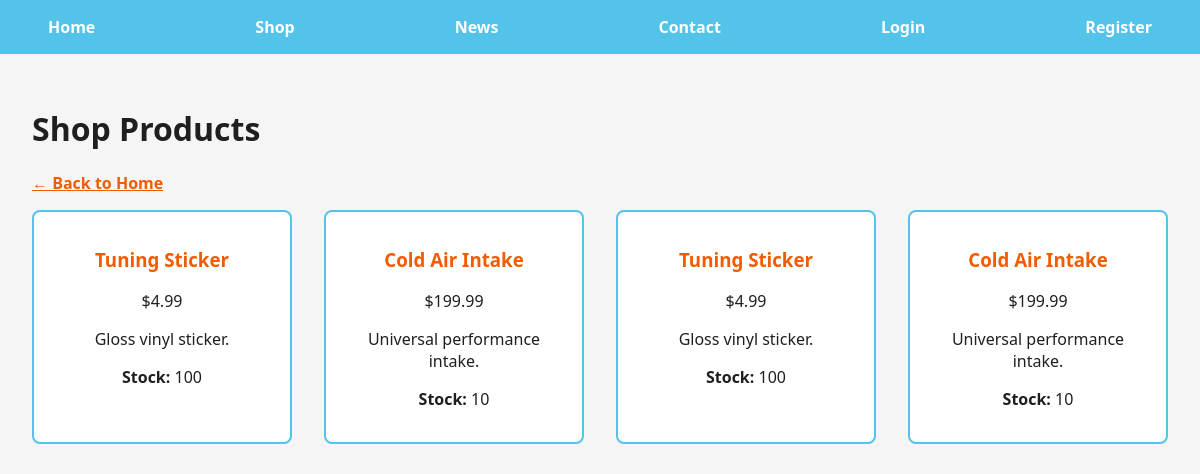
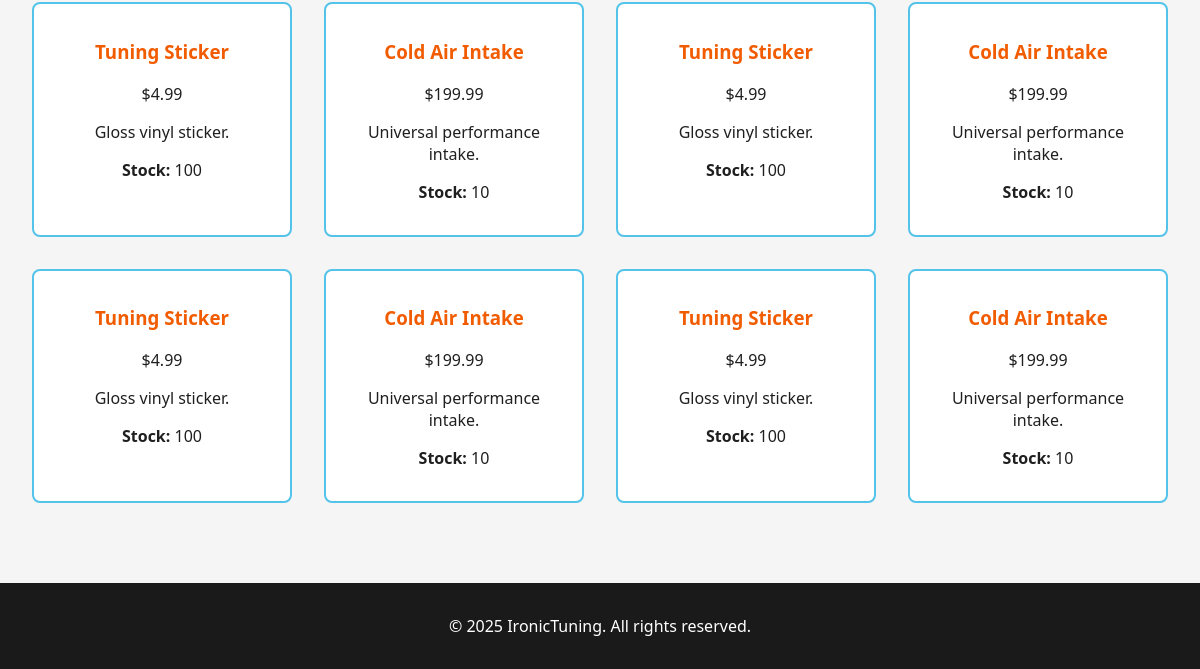
The page /shop on the database as committed earlier (2 pictures, top to bottom).
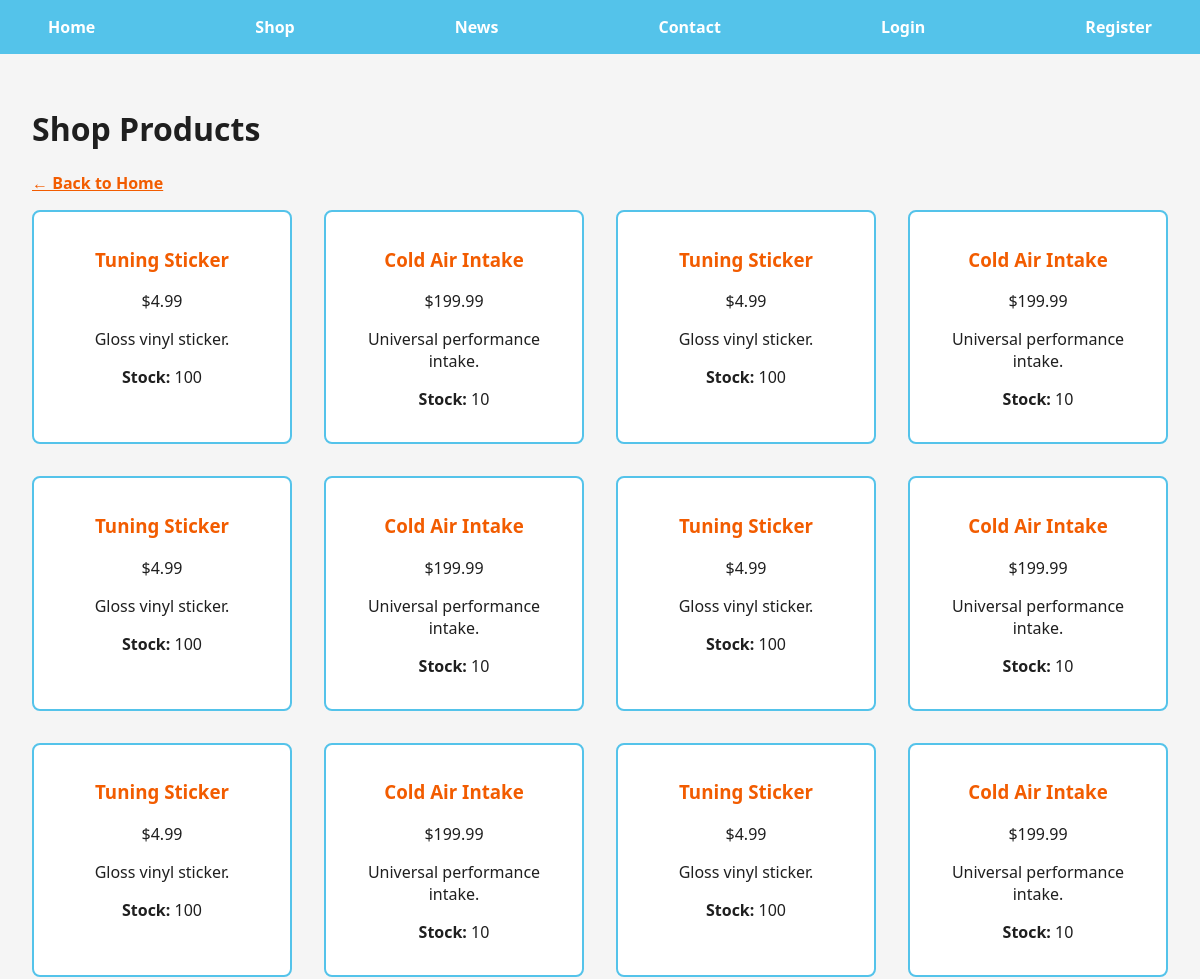
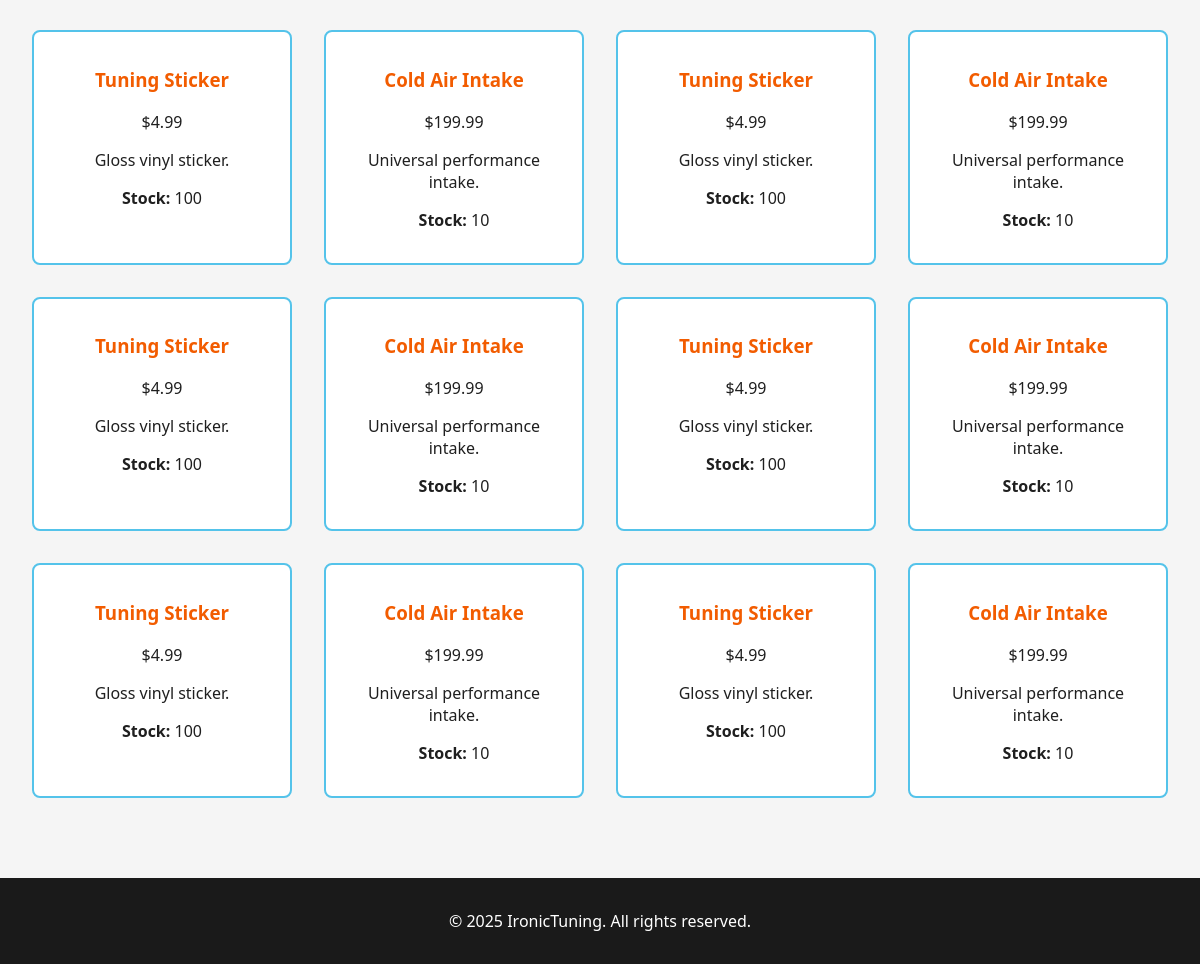
The same page on the database as committed later (2 pictures, top to bottom).
### models.py (models this page shows)
class Product(db.Model):
    id = db.Column(db.Integer, primary_key=True)
    name = db.Column(db.String(100))
    price = db.Column(db.Float)
    description = db.Column(db.String(300))
    stock = db.Column(db.Integer)
    category = db.Column(db.String(50))

### views.py (the view)
@app.route('/shop')
def shop():
    products = Product.query.all()
    return render_template('shop.html', products=products)

### templates/shop.html (shortened to what this page needs)
<!DOCTYPE html>
<html lang="en">
<head>
  <link rel="stylesheet" href="{{ url_for('static', filename='styles.css') }}">
</head>
<body>
  <nav>
    <a href="{{ url_for('home') }}">Home</a>
    <a href="{{ url_for('shop') }}">Shop</a>
    <a href="{{ url_for('news') }}">News</a>
    <a href="{{ url_for('contact') }}">Contact</a>
    <a href="{{ url_for('login') }}">Login</a>
    <a href="{{ url_for('register') }}">Register</a>
  </nav>
  <main>
    <h1>Shop Products</h1>
    <div style="margin-bottom: 1rem;">
      <a href="{{ url_for('home') }}" style="color: var(--gulf-orange); font-weight: bold;">← Back to Home</a>
    </div>
    <div class="product-grid">
      {% for item in products %}
      <div class="product-card">
        <h3>{{ item.name }}</h3>
        <p>${{ item.price }}</p>
        <p>{{ item.description }}</p>
        <p><strong>Stock:</strong> {{ item.stock }}</p>
      </div>
      {% endfor %}
    </div>
  </main>
  <footer>
    <p>&copy; 2025 IronicTuning. All rights reserved.</p>
  </footer>
</body>
</html>

### static/styles.css (style rules this page uses)
:root { --miami-blue: #54C3EA; --gulf-orange: #F25C00; --dark-gray: #1a1a1a; --light-gray: #f5f5f5; --text-light: #ffffff; --text-dark: #1f1f1f; }
body { margin: 0; font-family: 'Segoe UI', Tahoma, Geneva, Verdana, sans-serif; background-color: var(--light-gray); color: var(--text-dark); }
nav { background-color: var(--miami-blue); padding: 1rem 2rem; display: flex; justify-content: space-between; align-items: center; flex-wrap: wrap; }
nav a { color: white; margin: 0 1rem; text-decoration: none; font-weight: bold; }
main, section { padding: 2rem; }
.product-grid { display: grid; grid-template-columns: repeat(auto-fit, minmax(250px, 1fr)); gap: 2rem; }
.product-card { background-color: white; border: 2px solid var(--miami-blue); padding: 1rem; border-radius: 8px; text-align: center; transition: 0.3s ease-in-out; }
.product-card h3 { color: var(--gulf-orange); }
footer { background-color: var(--dark-gray); color: white; text-align: center; padding: 1rem; margin-top: 3rem; }

Rows that differ between the two databases and show on the page:
added Product: name "Tuning Sticker", price "4.99", description "Gloss vinyl sticker.", stock "100"
added Product: name "Cold Air Intake", price "199.99", description "Universal performance intake.", stock "10"
added Product: name "Tuning Sticker", price "4.99", description "Gloss vinyl sticker.", stock "100"
added Product: name "Cold Air Intake", price "199.99", description "Universal performance intake.", stock "10"
added Product: name "Tuning Sticker", price "4.99", description "Gloss vinyl sticker.", stock "100"
added Product: name "Cold Air Intake", price "199.99", description "Universal performance intake.", stock "10"
added Product: name "Tuning Sticker", price "4.99", description "Gloss vinyl sticker.", stock "100"
added Product: name "Cold Air Intake", price "199.99", description "Universal performance intake.", stock "10"
added Product: name "Tuning Sticker", price "4.99", description "Gloss vinyl sticker.", stock "100"
added Product: name "Cold Air Intake", price "199.99", description "Universal performance intake.", stock "10"
added Product: name "Tuning Sticker", price "4.99", description "Gloss vinyl sticker.", stock "100"
added Product: name "Cold Air Intake", price "199.99", description "Universal performance intake.", stock "10"
